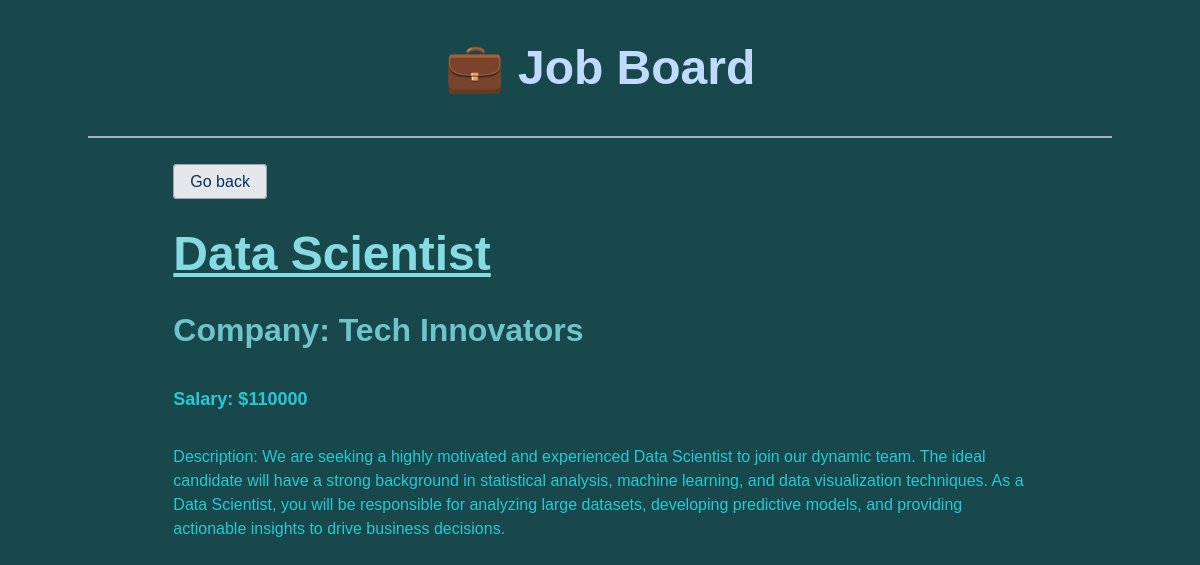
Screenshot of /jobs/3/ with the database file from the repository.
### job_board/models.py (models this page shows, shortened)
class JobPosting(models.Model):
    title = models.CharField(max_length=100)
    description = models.TextField()
    company = models.CharField(max_length=100)
    salary = models.IntegerField()
    location = models.CharField(max_length=100)
    is_active = models.BooleanField(default=True)

### job_board/views.py (the view)
# urls.py: path('jobs/<int:pk>/', job_details, name='job_details'),
def job_details(request, pk):
    job_posting = get_object_or_404(JobPosting, pk=pk, is_active=True)
    context = {'posting': job_posting}
    return render(request, 'job_board/detail.html', context)

### job_board/templates/job_board/detail.html
{% extends 'job_board/_base.html' %}
{% block content %}
<div class="w-10/12 mx-auto">
<p class="pb-6"> <a href="{% url 'home' %}" class="border border-gray-400 rounded px-4 py-2 hover: bg-gray-200">Go back</a></p>
<h1 style="font-size: 3rem; font-weight: 600; padding-bottom: 1rem; text-decoration: underline; text-decoration-offset: 8px; color: #85dbe1">{{ posting.title }}</h1>
<p style="padding-bottom: 2rem; font-size: 2rem; font-weight: 600; color: #6ec4ca;">Company: {{posting.company}}</p>
<p style="padding-bottom: 2rem; font-size: large; font-weight: 600; color: #27c9d4;">Salary: ${{ posting.salary }}</p>
<p style="color: #27c9d4;">Description: {{posting.description}}</p>
</div>
{% endblock content %}

### job_board/templates/job_board/_base.html (style rules this page uses)
body { background-color: #18484b; font-family: Arial, sans-serif; color: #003366; }
h1 { font-size: 3rem; font-weight: bold; color: #1a202c; }

### rows the page displays
JobPosting: title "Data Scientist", company "Tech Innovators", salary "110000", description "We are seeking a highly motivated and experienced Data Scientist to join our dynamic team. The ideal candidate will have a strong background in statistical analysis, machine learning, and data visualization techniques. As a Data Scientist, you will be responsible for analyzing large datasets, developing predictive models, and providing actionable insights to drive business decisions."
